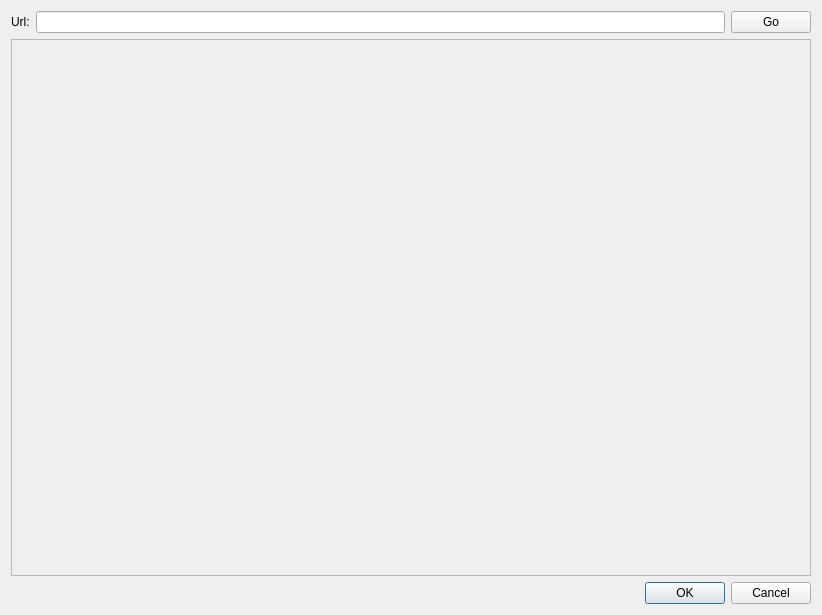
<?xml version="1.0" encoding="UTF-8"?>
<ui version="4.0">
 <class>TestWindow</class>
 <widget class="QDialog" name="TestWindow">
  <property name="geometry">
   <rect>
    <x>0</x>
    <y>0</y>
    <width>822</width>
    <height>615</height>
   </rect>
  </property>
  <property name="windowTitle">
   <string>Dialog</string>
  </property>
  <layout class="QGridLayout" name="gridLayout_2">
   <item row="0" column="0">
    <layout class="QGridLayout" name="TestWidget">
     <item row="0" column="2">
      <widget class="QPushButton" name="goButton">
       <property name="text">
        <string>Go</string>
       </property>
      </widget>
     </item>
     <item row="0" column="1">
      <widget class="QLineEdit" name="urlEdit">
       <property name="clearButtonEnabled">
        <bool>true</bool>
       </property>
      </widget>
     </item>
     <item row="0" column="0">
      <widget class="QLabel" name="label">
       <property name="text">
        <string>Url:</string>
       </property>
      </widget>
     </item>
     <item row="1" column="0" colspan="3">
      <widget class="QScrollArea" name="scrollArea">
       <property name="widgetResizable">
        <bool>true</bool>
       </property>
       <widget class="QWidget" name="scrollAreaWidgetContents">
        <property name="geometry">
         <rect>
          <x>0</x>
          <y>0</y>
          <width>800</width>
          <height>535</height>
         </rect>
        </property>
        <layout class="QGridLayout" name="gridLayout">
         <item row="0" column="0">
          <widget class="QWidget" name="gifList" native="true">
           <layout class="QGridLayout" name="gridLayout_3">
            <item row="0" column="0">
             <layout class="QVBoxLayout" name="gifLayout"/>
            </item>
           </layout>
          </widget>
         </item>
        </layout>
       </widget>
      </widget>
     </item>
    </layout>
   </item>
   <item row="1" column="0">
    <widget class="QDialogButtonBox" name="buttonBox">
     <property name="orientation">
      <enum>Qt::Horizontal</enum>
     </property>
     <property name="standardButtons">
      <set>QDialogButtonBox::Cancel|QDialogButtonBox::Ok</set>
     </property>
    </widget>
   </item>
  </layout>
 </widget>
 <resources/>
 <connections>
  <connection>
   <sender>buttonBox</sender>
   <signal>accepted()</signal>
   <receiver>TestWindow</receiver>
   <slot>accept()</slot>
   <hints>
    <hint type="sourcelabel">
     <x>248</x>
     <y>254</y>
    </hint>
    <hint type="destinationlabel">
     <x>157</x>
     <y>274</y>
    </hint>
   </hints>
  </connection>
  <connection>
   <sender>buttonBox</sender>
   <signal>rejected()</signal>
   <receiver>TestWindow</receiver>
   <slot>reject()</slot>
   <hints>
    <hint type="sourcelabel">
     <x>316</x>
     <y>260</y>
    </hint>
    <hint type="destinationlabel">
     <x>286</x>
     <y>274</y>
    </hint>
   </hints>
  </connection>
 </connections>
</ui>
